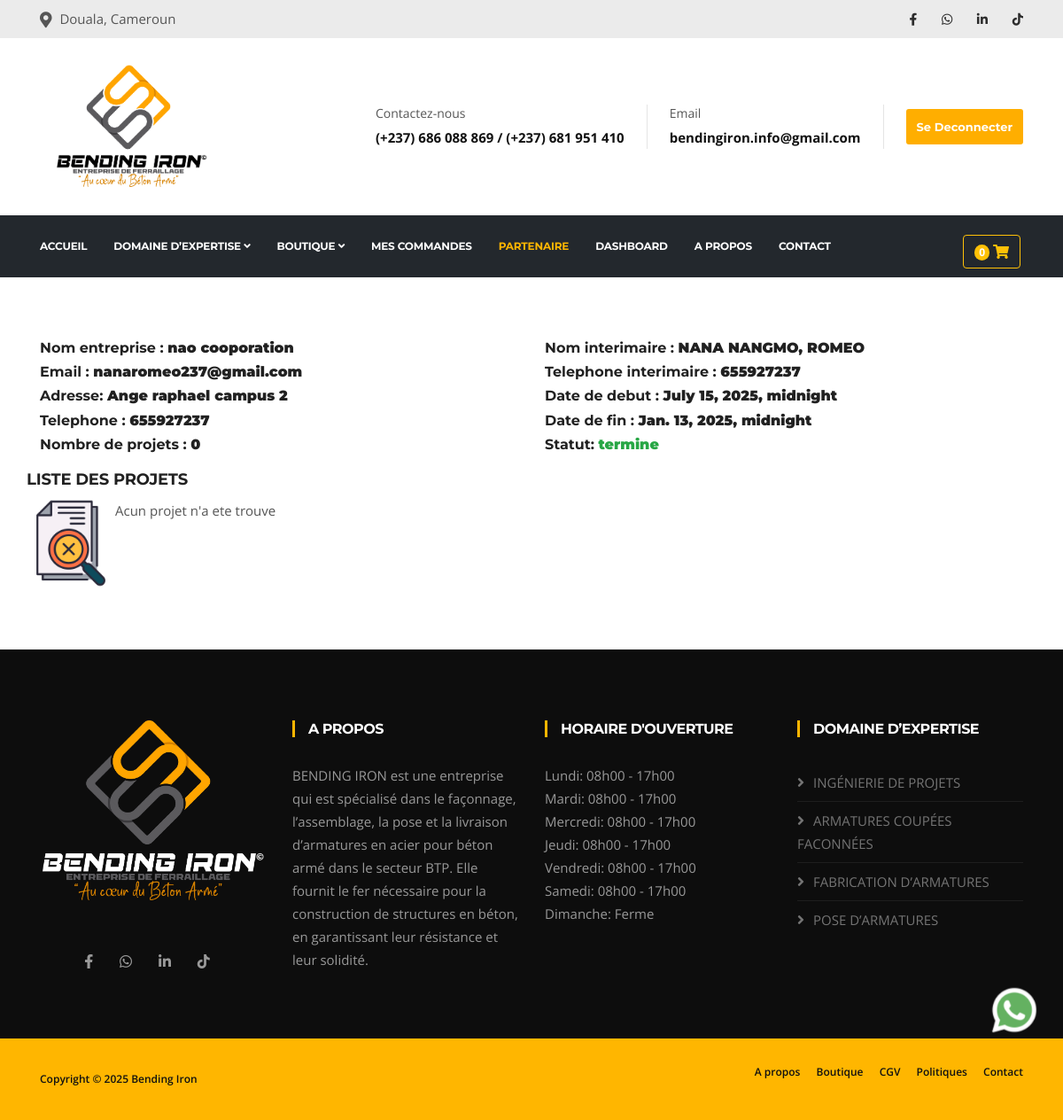
/partenaire/ (signed in), run on an earlier commit of the app's database.
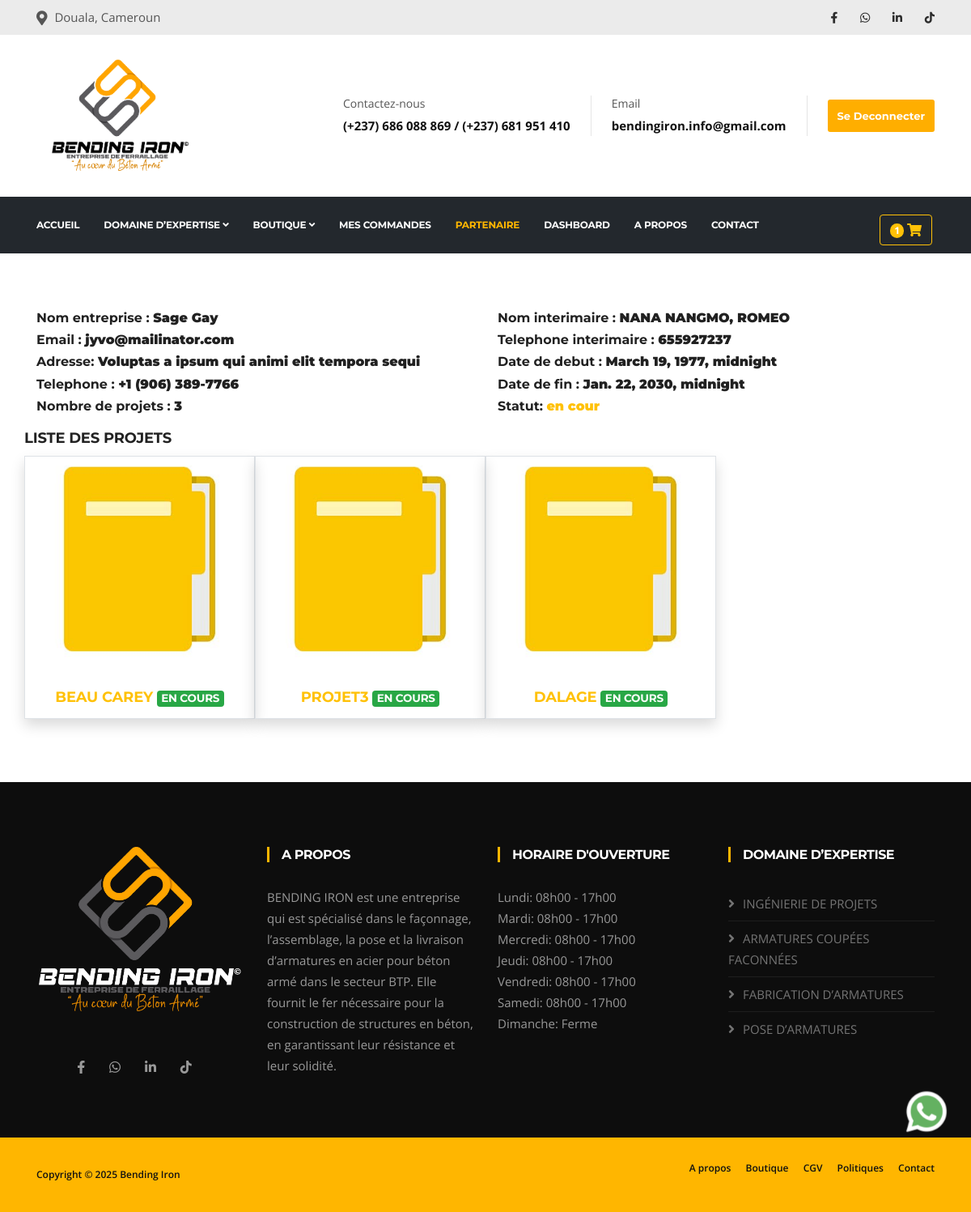
And on a later commit of the database.
### partenaires/models.py (models this page shows, shortened)
class Partenariats(models.Model):
    user = models.ForeignKey(User, on_delete=models.CASCADE)
    name=models.CharField(max_length=255, unique=True)
    email = models.EmailField(unique=True)
    adresse=models.CharField(max_length=255)
    telephone = models.CharField(max_length=200)
    date_debut = models.DateTimeField()
    date_fin = models.DateTimeField()
    @property
    def is_expired(self):
        return timezone.now()>self.date_fin

class Projet(models.Model):
    partenariat=models.ForeignKey(Partenariats, on_delete=models.CASCADE)
    user = models.ForeignKey(User, on_delete=models.CASCADE)
    name=models.CharField(max_length=255, unique=True)
    statut=models.CharField(max_length=255, default='en cours')
    reduction=models.IntegerField(default=15)
    created_at= models.DateTimeField(auto_now_add=True)
    update_at= models.DateTimeField(auto_now=True)
    class Meta:
        constraints = [
            models.UniqueConstraint(fields=['name','partenariat'],name='unique_name_partenariat')
        ]
    @property
    def tranche1_payee(self):
        return self.paiements.filter(tranche=1).exists()
    @property
    def tranche2_payee(self):
        return self.paiements.filter(tranche=2).exists()
    @property
    def tranche3_payee(self):
        return self.paiements.filter(tranche=3).exists()
    @property
    def is_solde(self):
        return self.tranche1_payee and self.tranche2_payee and self.tranche3_payee
    @property
    def quantite_totale_commandee(self):
        return self.projetitems.aggregate(total=models.Sum('quantite'))['total'] or 0
    @property
    def quantite_commande_totale(self):
        total = ProjetOrderItem.objects.filter(
            projet_item__projet=self
        ).aggregate(
            somme=Sum('quantite')
        )['somme']
        return total or 0
    @property
    def pourcentage_realisation(self):
        quantite_prevue = self.quantite_totale_commandee
        quantite_commandee = self.quantite_commande_totale
        if quantite_prevue == 0:
            return 0  # éviter division par zéro
        pourcentage = (quantite_commandee / quantite_prevue) * 100
        return round(pourcentage, 2)  # arrondi à 2 décimales
    @property
    def get_statut(self):
        statut ="en cours"
        if self.is_solde and self.pourcentage_realisation == 100:
            statut = "termine"
        return statut

### auth_app/models.py (models this page shows)
class CustomUser(AbstractUser):
    phone_number = models.CharField(max_length=200)
    is_partenaire = models.BooleanField(default=0)
    groups = models.ManyToManyField(Group, related_name="customuser_set")
    user_permissions = models.ManyToManyField(Permission, related_name="customuser_set")
    email_verified = models.BooleanField(default=False)
    def __str__(self):
        return f"{self.last_name}, {self.first_name}"

### partenaires/views.py (the view)
# urls.py: path('', indexA, name='admin.index'),
@login_required
def index(request):
    current_url = request.get_full_path()
    partenariat = Partenariats.objects.filter(user=request.user).first()
    projets =Projet.objects.filter(partenariat=partenariat.id)
    context = {
        'projets':projets,
        'current_url':current_url,
        'partenariat':partenariat,
    }
    return render(request, 'partenaire.html', context)

### contact/context_processor.py (called while the page is built)
def unread_messages(request):
    pass
    unread_messages =Contact.get_unread_messages()
    return {
        'unread_messages_count': unread_messages.count(),
        'unread_messages': unread_messages,
    }

### contact/models.py (called while the page is built)
    @staticmethod
    def get_unread_messages():
        return Contact.objects.filter(is_read=False).order_by('-created_at').all()

### fer/context_processors.py (called while the page is built)
def seuil_critique_count(request):
    seuil_count = sum(1 for fer in Fer.objects.all() if fer.sueil_atteint)
    return {
        'fer_seuil_critique_count': seuil_count
    }

### fer/models.py (called while the page is built)
    @property
    def longueur_totale(self):
        total = self.mouvement_set.annotate(
            total_longueur=ExpressionWrapper(F('longueur_m') * F('quantite'), output_field=DecimalField())
        ).aggregate(longueur_totale=Sum('total_longueur'))['longueur_totale']
        return total or 0

    @property
    def sueil_atteint(self):
       if self.longueur_totale < self.longueur_critique :
           return True
       else :
           return False

### produits/models.py (called while the page is built)
    @property
    def prix_utile(self):
        return self.prix/12000

### partenaires/templates/partenaire.html (shortened to what this page needs)
{% extends 'appf.html' %}
{% block 'content' %}
{% load static %}
{% load humanize %}
<section>
    <div class="container">
        <div class="row">
            <div class="col-md-6 mb-2">
                <h6>Nom entreprise : <b>{{partenariat.name}}</b></h6>
                <h6>Email : <b>{{partenariat.email}}</b></h6>
                <h6>Adresse: <b>{{partenariat.adresse}}</b></h6>
                <h6>Telephone : <b>{{partenariat.telephone}}</b> </h6>
                <h6>Nombre de projets : <b>{{projets.count}}</b>
            </div>
            <div class="col-md-6 mb-2">
                <h6>Nom interimaire : <b>{{partenariat.user}}</b></h6>
                <h6>Telephone interimaire : <b>{{partenariat.user.phone_number}}</b></h6>
                <h6>Date de debut : <b> {{partenariat.date_debut}} </b></h6>
                <h6>Date de fin : <b> {{partenariat.date_fin}} </b></h6>
                <h6>Statut: <b> {% if partenariat.is_expired %}
                        <span class="text-success">termine </span>
                        {% else %}
                        <span class="text-warning">en cour</span>
                        {% endif %}
                    </b></h6>
            </div>
            <h4>Liste des projets</h4>
        </div>
        <div class="row">
            {% for projet in projets %}
            <div class="col-lg-3 col-md-6 mb-2 border shadow">
                <div class="ts-service-box">
                    <div class="ts-service-image-wrapper">
                        <a href="{% url 'partenaire.detail' projet.id%}">
                            <img loading="lazy" class="w-100" src="{% static 'front/images/folder1.jpg'%}">
                        </a>
                    </div>
                    <h4 class="card-title text-warning text-center"><a
                            href="{% url 'partenaire.detail' projet.id %}">{{projet.name}}</a> <span
                            class="badge badge-success">{{projet.get_statut}}</span></h4>
                </div>
            </div>
            {% empty %}
            <img src="{% static 'nodata.png'%}" alt="" height="100px">
            <br>
            <span>Acun projet n'a ete trouve</span>
            {% endfor %}
        </div>
    </div>
    </div>
{% endblock %}t

What changed in the data, as far as the page shows it:
removed Partenariats: name "nao cooporation", email "nanaromeo237@gmail.com", adresse "Ange raphael campus 2", telephone "655927237", user "NANA NANGMO, ROMEO", user.phone_number "655927237", date_debut "July 15, 2025, midnight", date_fin "Jan. 13, 2025, midnight"
now on this page (row edited): Partenariats: name "Sage Gay", email "jyvo@mailinator.com", adresse "Voluptas a ipsum qui animi elit tempora sequi", telephone "+1 (906) 389-7766", user "NANA NANGMO, ROMEO", user.phone_number "655927237", date_debut "March 19, 1977, midnight", date_fin "Jan. 22, 2030, midnight"
changed Partenariats: date_fin "1993-12-22 00:00:00" → "2030-01-22 00:00:00" (drawn)
now on this page (row unchanged): Projet: name "BEAU CAREY", get_statut "EN COURS"
now on this page (row unchanged): Projet: name "PROJET3", get_statut "EN COURS"
added Projet: name "DALAGE", get_statut "EN COURS"
Also different on the page:
{{ panier_count }}: "0" → "1"
{{ projets.count }}: "0" → "3"
text no longer shown: "termine Acun projet n'a ete trouve"
text now shown: "en cour"
